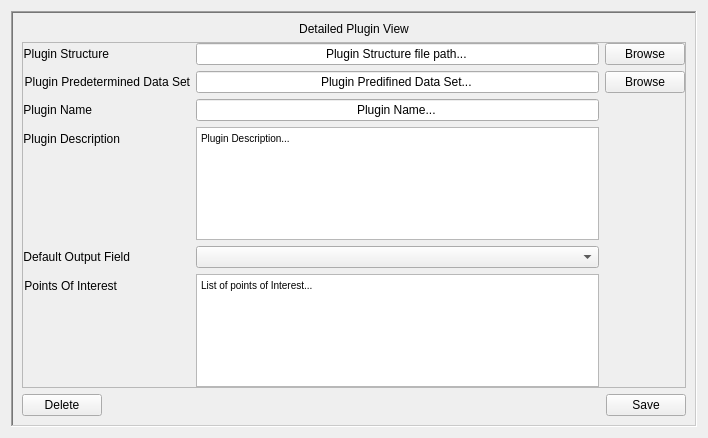
<?xml version="1.0" encoding="UTF-8"?>
<ui version="4.0">
 <class>Frame</class>
 <widget class="QFrame" name="Frame">
  <property name="geometry">
   <rect>
    <x>0</x>
    <y>0</y>
    <width>708</width>
    <height>438</height>
   </rect>
  </property>
  <property name="windowTitle">
   <string>Frame</string>
  </property>
  <layout class="QVBoxLayout" name="verticalLayout_2">
   <item>
    <widget class="QFrame" name="DetailedPluginView">
     <property name="layoutDirection">
      <enum>Qt::LeftToRight</enum>
     </property>
     <property name="frameShape">
      <enum>QFrame::WinPanel</enum>
     </property>
     <property name="frameShadow">
      <enum>QFrame::Sunken</enum>
     </property>
     <property name="lineWidth">
      <number>3</number>
     </property>
     <layout class="QVBoxLayout" name="verticalLayout">
      <item>
       <widget class="QLabel" name="LabelDetailedPLuginView">
        <property name="text">
         <string>Detailed Plugin View</string>
        </property>
        <property name="textFormat">
         <enum>Qt::RichText</enum>
        </property>
        <property name="alignment">
         <set>Qt::AlignHCenter|Qt::AlignTop</set>
        </property>
       </widget>
      </item>
      <item>
       <widget class="QFrame" name="DPVContents">
        <property name="enabled">
         <bool>true</bool>
        </property>
        <property name="frameShape">
         <enum>QFrame::StyledPanel</enum>
        </property>
        <property name="frameShadow">
         <enum>QFrame::Raised</enum>
        </property>
        <layout class="QHBoxLayout" name="horizontalLayout_2">
         <property name="leftMargin">
          <number>0</number>
         </property>
         <property name="topMargin">
          <number>0</number>
         </property>
         <property name="rightMargin">
          <number>0</number>
         </property>
         <property name="bottomMargin">
          <number>0</number>
         </property>
         <item>
          <layout class="QFormLayout" name="DPVLeft">
           <item row="0" column="0">
            <widget class="QLabel" name="LabelDPVPluginStructure">
             <property name="text">
              <string>Plugin Structure</string>
             </property>
             <property name="alignment">
              <set>Qt::AlignRight|Qt::AlignTrailing|Qt::AlignVCenter</set>
             </property>
            </widget>
           </item>
           <item row="0" column="1">
            <widget class="QLineEdit" name="DPVPluginStructure">
             <property name="text">
              <string>Plugin Structure file path...</string>
             </property>
             <property name="alignment">
              <set>Qt::AlignCenter</set>
             </property>
            </widget>
           </item>
           <item row="1" column="0">
            <widget class="QLabel" name="LabelDPVPluginDataSet">
             <property name="text">
              <string>Plugin Predetermined Data Set</string>
             </property>
             <property name="alignment">
              <set>Qt::AlignRight|Qt::AlignTrailing|Qt::AlignVCenter</set>
             </property>
            </widget>
           </item>
           <item row="1" column="1">
            <widget class="QLineEdit" name="DPVPluginDataSet">
             <property name="text">
              <string>Plugin Predifined Data Set...</string>
             </property>
             <property name="alignment">
              <set>Qt::AlignCenter</set>
             </property>
            </widget>
           </item>
           <item row="2" column="0">
            <widget class="QLabel" name="LabelDPVPluginName">
             <property name="text">
              <string>Plugin Name</string>
             </property>
             <property name="alignment">
              <set>Qt::AlignRight|Qt::AlignTrailing|Qt::AlignVCenter</set>
             </property>
            </widget>
           </item>
           <item row="2" column="1">
            <widget class="QLineEdit" name="DPVPluginName">
             <property name="text">
              <string>Plugin Name...</string>
             </property>
             <property name="alignment">
              <set>Qt::AlignCenter</set>
             </property>
            </widget>
           </item>
           <item row="3" column="0">
            <widget class="QLabel" name="LabelDPVPLuginDescription">
             <property name="text">
              <string>Plugin Description</string>
             </property>
             <property name="alignment">
              <set>Qt::AlignRight|Qt::AlignTrailing|Qt::AlignVCenter</set>
             </property>
            </widget>
           </item>
           <item row="3" column="1">
            <widget class="QTextEdit" name="DPVPluginDescription">
             <property name="html">
              <string>&lt;!DOCTYPE HTML PUBLIC &quot;-//W3C//DTD HTML 4.0//EN&quot; &quot;http://www.w3.org/TR/REC-html40/strict.dtd&quot;&gt;
&lt;html&gt;&lt;head&gt;&lt;meta name=&quot;qrichtext&quot; content=&quot;1&quot; /&gt;&lt;style type=&quot;text/css&quot;&gt;
p, li { white-space: pre-wrap; }
&lt;/style&gt;&lt;/head&gt;&lt;body style=&quot; font-family:'MS Shell Dlg 2'; font-size:7.8pt; font-weight:400; font-style:normal;&quot;&gt;
&lt;p style=&quot; margin-top:0px; margin-bottom:0px; margin-left:0px; margin-right:0px; -qt-block-indent:0; text-indent:0px;&quot;&gt;Plugin Description...&lt;/p&gt;
&lt;p style=&quot;-qt-paragraph-type:empty; margin-top:0px; margin-bottom:0px; margin-left:0px; margin-right:0px; -qt-block-indent:0; text-indent:0px;&quot;&gt;&lt;br /&gt;&lt;/p&gt;&lt;/body&gt;&lt;/html&gt;</string>
             </property>
            </widget>
           </item>
           <item row="4" column="0">
            <widget class="QLabel" name="LabelDPVOutputField">
             <property name="text">
              <string>Default Output Field</string>
             </property>
             <property name="alignment">
              <set>Qt::AlignRight|Qt::AlignTrailing|Qt::AlignVCenter</set>
             </property>
            </widget>
           </item>
           <item row="4" column="1">
            <widget class="QComboBox" name="DPVDefaultOutputField">
             <property name="currentText">
              <string/>
             </property>
             <property name="currentIndex">
              <number>-1</number>
             </property>
             <property name="sizeAdjustPolicy">
              <enum>QComboBox::AdjustToContents</enum>
             </property>
            </widget>
           </item>
           <item row="5" column="0">
            <widget class="QLabel" name="LabelDPVPointOfInterest">
             <property name="text">
              <string>Points Of Interest</string>
             </property>
             <property name="alignment">
              <set>Qt::AlignRight|Qt::AlignTrailing|Qt::AlignVCenter</set>
             </property>
            </widget>
           </item>
           <item row="5" column="1">
            <widget class="QTextBrowser" name="DVPPointOfInterest">
             <property name="html">
              <string>&lt;!DOCTYPE HTML PUBLIC &quot;-//W3C//DTD HTML 4.0//EN&quot; &quot;http://www.w3.org/TR/REC-html40/strict.dtd&quot;&gt;
&lt;html&gt;&lt;head&gt;&lt;meta name=&quot;qrichtext&quot; content=&quot;1&quot; /&gt;&lt;style type=&quot;text/css&quot;&gt;
p, li { white-space: pre-wrap; }
&lt;/style&gt;&lt;/head&gt;&lt;body style=&quot; font-family:'MS Shell Dlg 2'; font-size:7.8pt; font-weight:400; font-style:normal;&quot;&gt;
&lt;p style=&quot; margin-top:0px; margin-bottom:0px; margin-left:0px; margin-right:0px; -qt-block-indent:0; text-indent:0px;&quot;&gt;List of points of Interest...&lt;/p&gt;&lt;/body&gt;&lt;/html&gt;</string>
             </property>
            </widget>
           </item>
          </layout>
         </item>
         <item>
          <layout class="QVBoxLayout" name="DPVRight">
           <property name="bottomMargin">
            <number>0</number>
           </property>
           <item alignment="Qt::AlignTop">
            <widget class="QPushButton" name="ButtonDPVPluginStructure">
             <property name="text">
              <string>Browse</string>
             </property>
            </widget>
           </item>
           <item>
            <widget class="QPushButton" name="ButtonDPVBDataset">
             <property name="text">
              <string>Browse</string>
             </property>
            </widget>
           </item>
           <item>
            <spacer name="SpacerDPVRight">
             <property name="orientation">
              <enum>Qt::Vertical</enum>
             </property>
             <property name="sizeHint" stdset="0">
              <size>
               <width>20</width>
               <height>40</height>
              </size>
             </property>
            </spacer>
           </item>
          </layout>
         </item>
        </layout>
       </widget>
      </item>
      <item>
       <layout class="QHBoxLayout" name="savingframe">
        <property name="spacing">
         <number>0</number>
        </property>
        <item>
         <widget class="QPushButton" name="ButtonDeletePlugin">
          <property name="text">
           <string>Delete</string>
          </property>
         </widget>
        </item>
        <item>
         <spacer name="SpacerCreatePlugin">
          <property name="orientation">
           <enum>Qt::Horizontal</enum>
          </property>
          <property name="sizeHint" stdset="0">
           <size>
            <width>40</width>
            <height>20</height>
           </size>
          </property>
         </spacer>
        </item>
        <item alignment="Qt::AlignLeft">
         <widget class="QPushButton" name="ButtonSavePlugin">
          <property name="text">
           <string>Save</string>
          </property>
         </widget>
        </item>
       </layout>
      </item>
     </layout>
    </widget>
   </item>
  </layout>
 </widget>
 <resources/>
 <connections/>
</ui>
